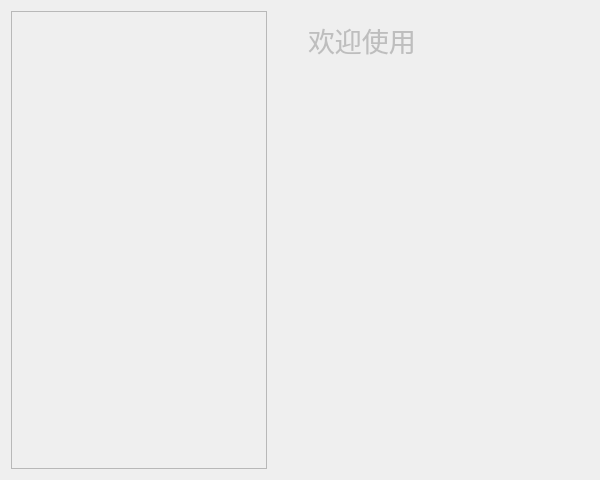
<?xml version="1.0" encoding="UTF-8"?>
<ui version="4.0">
 <class>tabclass</class>
 <widget class="QWidget" name="tabclass">
  <property name="enabled">
   <bool>false</bool>
  </property>
  <property name="geometry">
   <rect>
    <x>0</x>
    <y>0</y>
    <width>600</width>
    <height>480</height>
   </rect>
  </property>
  <property name="windowTitle">
   <string>host 1</string>
  </property>
  <property name="windowIcon">
   <iconset resource="zpmain.qrc">
    <normaloff>:/images/tablogo.png</normaloff>:/images/tablogo.png</iconset>
  </property>
  <layout class="QGridLayout" name="gridLayout" columnstretch="0,0">
   <item row="0" column="1">
    <widget class="QStackedWidget" name="stacked">
     <property name="sizePolicy">
      <sizepolicy hsizetype="Expanding" vsizetype="Expanding">
       <horstretch>0</horstretch>
       <verstretch>0</verstretch>
      </sizepolicy>
     </property>
     <widget class="QWidget" name="welcomepage">
      <layout class="QGridLayout" name="gridLayout_2">
       <item row="0" column="0">
        <widget class="QLabel" name="lbwelcomepic">
         <property name="sizePolicy">
          <sizepolicy hsizetype="Minimum" vsizetype="Minimum">
           <horstretch>0</horstretch>
           <verstretch>0</verstretch>
          </sizepolicy>
         </property>
         <property name="font">
          <font>
           <pointsize>20</pointsize>
          </font>
         </property>
         <property name="text">
          <string/>
         </property>
         <property name="pixmap">
          <pixmap resource="zpmain.qrc">:/images/welcomepic.png</pixmap>
         </property>
        </widget>
       </item>
       <item row="1" column="0">
        <spacer name="verticalSpacer">
         <property name="orientation">
          <enum>Qt::Vertical</enum>
         </property>
         <property name="sizeHint" stdset="0">
          <size>
           <width>20</width>
           <height>40</height>
          </size>
         </property>
        </spacer>
       </item>
       <item row="0" column="1">
        <widget class="QLabel" name="lbwelcome">
         <property name="sizePolicy">
          <sizepolicy hsizetype="MinimumExpanding" vsizetype="Preferred">
           <horstretch>0</horstretch>
           <verstretch>0</verstretch>
          </sizepolicy>
         </property>
         <property name="font">
          <font>
           <pointsize>20</pointsize>
          </font>
         </property>
         <property name="text">
          <string>欢迎使用</string>
         </property>
        </widget>
       </item>
      </layout>
     </widget>
    </widget>
   </item>
   <item row="0" column="0">
    <widget class="QTreeWidget" name="treecrl">
     <property name="sizePolicy">
      <sizepolicy hsizetype="Minimum" vsizetype="Expanding">
       <horstretch>0</horstretch>
       <verstretch>0</verstretch>
      </sizepolicy>
     </property>
     <property name="frameShape">
      <enum>QFrame::StyledPanel</enum>
     </property>
     <property name="frameShadow">
      <enum>QFrame::Sunken</enum>
     </property>
     <property name="editTriggers">
      <set>QAbstractItemView::NoEditTriggers</set>
     </property>
     <property name="iconSize">
      <size>
       <width>40</width>
       <height>40</height>
      </size>
     </property>
     <property name="headerHidden">
      <bool>true</bool>
     </property>
     <property name="expandsOnDoubleClick">
      <bool>false</bool>
     </property>
     <column>
      <property name="text">
       <string>1</string>
      </property>
     </column>
    </widget>
   </item>
  </layout>
 </widget>
 <resources>
  <include location="zpmain.qrc"/>
 </resources>
 <connections/>
</ui>
